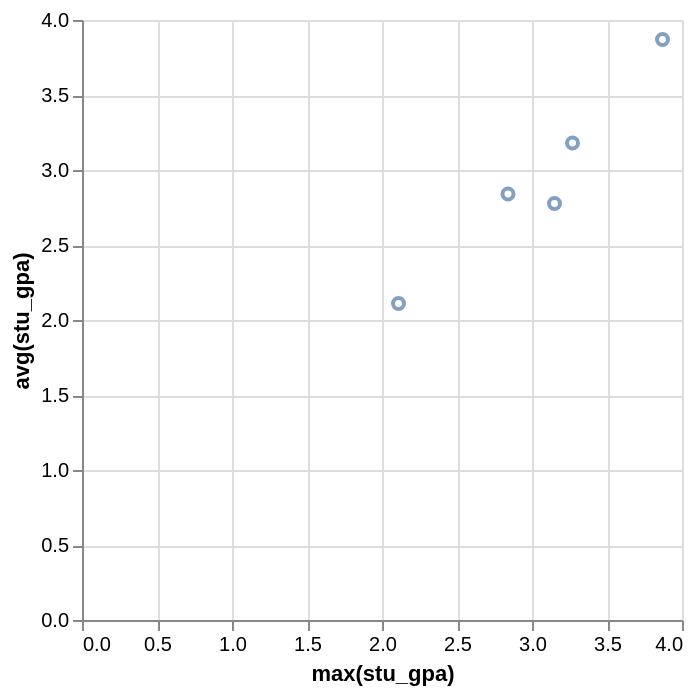

Vega-Lite specification stored for this chart:
### Vega-Lite specification from a JSON file in a GitHub repository (floating-point values rounded to 4 significant figures)
{"data": {"values": [{"x_data": 3.15, "y_data": 2.777}, {"x_data": 2.84, "y_data": 2.84}, {"x_data": 3.27, "y_data": 3.18}, {"x_data": 3.87, "y_data": 3.87}, {"x_data": 2.11, "y_data": 2.11}]}, "mark": "point", "encoding": {"x": {"field": "x_data", "type": "quantitative", "title": "max(stu_gpa)"}, "y": {"field": "y_data", "type": "quantitative", "title": "avg(stu_gpa)"}}}
